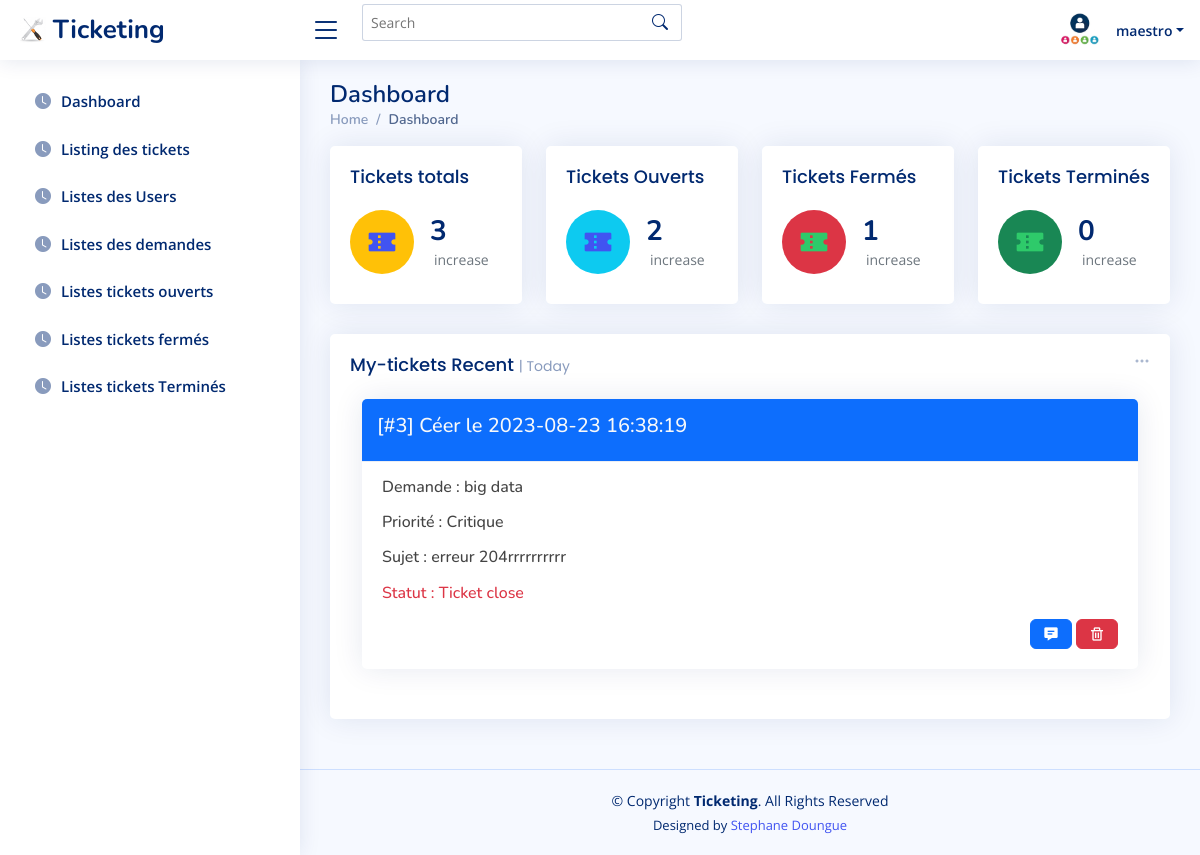
The app's page /admin/index.php (signed in) with its own data.
### tables this page shows
CREATE TABLE `tickets` (
  `id` int(11) NOT NULL,
  `id_auteur` int(11) NOT NULL,
  `pseudo_auteur` varchar(255) NOT NULL,
  `demande` varchar(225) NOT NULL,
  `priorite` varchar(50) NOT NULL,
  `sujet` text NOT NULL,
  `description` text NOT NULL,
  `message` text NOT NULL,
  `piece_jointe` text NOT NULL DEFAULT 'null',
  `statut` varchar(255) NOT NULL DEFAULT 'En cours',
  `assigner` varchar(225) NOT NULL DEFAULT 'Non assigner',
  `date` timestamp NOT NULL DEFAULT current_timestamp()
);

### actions/questions/myQuestionsAction.php (called while the page is built)
<?php
require('../actions/database.php');
$getAllMyQuestions = $bdd->prepare('SELECT id, demande, priorite, sujet, description, message, piece_jointe, date, statut FROM tickets WHERE id_auteur = ? ORDER BY id DESC');
$getAllMyQuestions->execute(array($_SESSION['id']));

### admin/my-tickets.php (the view)
<?php
    require('../actions/questions/myQuestionsAction.php');
?>
    <div class="container">
        <?php
            while($question = $getAllMyQuestions->fetch()){
                ?>
                <div class="card">
                    <div class="card-header bg-primary">
                           <h5 class='text-light'> [#<?= $question['id']; ?>] Céer le <?= $question['date']; ?> </h5>
                    </div>
                    <div class="card-body">
                    <p class="card-text">
                    <h6>Demande : <?= $question['demande']; ?></h6>
                            </p>
                    <p class="card-text">
                             <h6> Priorité : <?= $question['priorite']; ?></h6>
                            </p>
                           <p class="card-text">
                            <h6>Sujet :  <?= $question['sujet']; ?> </h6>
                            </p>
                            <?php
                             if($question['statut'] == 'close'){?>
                              <p class="card-text">
                               <h6 class="text-danger">Statut : Ticket <?= $question['statut']; ?> </h6>
                             </p>
                                    <?php }elseif($question['statut'] == 'En cours'){?>
                                        <p class="card-text">
                                           <h6 class="text-info">Statut : Ticket <?= $question['statut']; ?> </h6>
                                        </p>
                                        <?php    }else{?>
                                            <p class="card-text">
                                           <h6 class="text-success">Statut : Ticket <?= $question['statut']; ?> </h6>
                                            </p>
                                            <?php   }?>
                       <div class=' d-flex modal-footer'>
                        <a href="chat.php?id=<?= $question['id']; ?>" class="btn btn-primary"><i class="bx bxs-message-detail"></i></a>
                        <a href="../actions/questions/deleteQuestionAction.php?id=<?= $question['id']; ?>" class="btn btn-danger ms-1"><i class="bx bx-trash"></i></a>
                       </div>
                    </div>
                </div>
                <?php
            }
        ?>
    </div>

### assets/css/style.css (style rules this page uses)
:root { scroll-behavior: smooth; }
body { font-family: "Open Sans", sans-serif; background: #f6f9ff; color: #444444; }
a { color: #4154f1; text-decoration: none; }
h1, h2, h3, h4, h5, h6 { font-family: "Nunito", sans-serif; }
.card { margin-bottom: 30px; border: none; border-radius: 5px; box-shadow: 0px 0 30px rgba(1, 41, 112, 0.1); }
.card-header, .card-footer { border-color: #ebeef4; background-color: #fff; color: #798eb3; padding: 15px; }
.card-body { padding: 0 20px 20px 20px; }

### records on screen
tickets: id "3", date "2023-08-23 16:38:19", demande "big data", priorite "Critique", sujet "erreur 204rrrrrrrrrr", statut "close"

### other values on screen
$_SESSION['pseudo'] "maestro"
$donnees['NbNews'] "3"
$donnees['NbNews'] "2"
$donnees['NbNews'] "1"
$donnees['NbNews'] "0"
